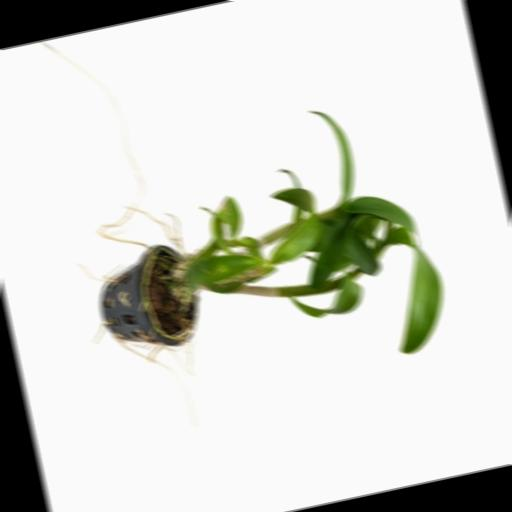
#> input picture IT22190598/YOLO26/train/images/1-2-_webp.rf.7a9c68d7498808fa646e7b4ba4b87c24.jpg, 512 x 512 px
$ python -i train_orchids_xGBoost.py   (imports and definitions only)
#> lines starting #> are read from the running program, lines starting #| are printed output that depends on the picture
import os
import cv2
import numpy as np
import xgboost as xgb
from sklearn.metrics import accuracy_score, classification_report
import joblib

# Configuration
DATASET_PATH = os.path.abspath('./dataset')
CLASSES = ['dendrobium', 'phalaenopsis', 'oncidium']

def extract_advanced_features(image_path):
    img = cv2.imread(image_path)
#> img is the input picture: shape (512, 512, 3); mean B, G, R 206.9, 213.5, 211.9
    if img is None: return None

    # 1. Shape Feature: Aspect Ratio
    # Orchid leaves have very different length-to-width ratios.
    h, w, _ = img.shape
#> h = 512; w = 512
    aspect_ratio = w / float(h)
#> aspect_ratio = 1

    img_resized = cv2.resize(img, (128, 128))
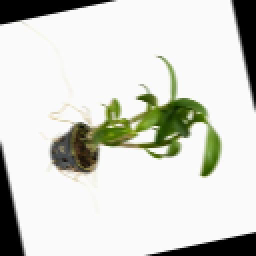
#> img_resized: shape (128, 128, 3) (shown 2 times larger); mean B, G, R 206.9, 213.5, 211.9

    # 2. Color Features: Detailed Histograms (Better than just Mean)
    # We take the mean of each 1/4th of the image to see color distribution
    h_r, w_r, _ = img_resized.shape
#> h_r = 128; w_r = 128
    sections = [
        img_resized[0:h_r//2, 0:w_r//2], # Top Left
        img_resized[h_r//2:h_r, w_r//2:w_r] # Bottom Right
    ]

    color_stats = []
    for sec in sections:
        for i in range(3): # B, G, R channels
            color_stats.append(np.mean(sec[:,:,i]))
            color_stats.append(np.std(sec[:,:,i]))
#> this loop made 2 passes
#> after the loop, color_stats = [219.9, 76.08, 223.2, 72.01, 222.7, 72.67, 208.3, 85.84, 216.4, 74.15, 213.7, 77.69]

    # 3. Texture: Canny Edge density
    gray = cv2.cvtColor(img_resized, cv2.COLOR_BGR2GRAY)
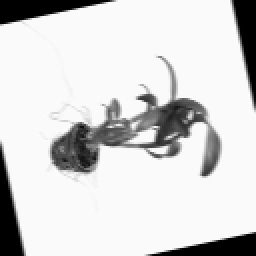
#> gray: shape (128, 128) (shown 2 times larger); min 0, max 253, mean 212.3
    edges = cv2.Canny(gray, 50, 150)
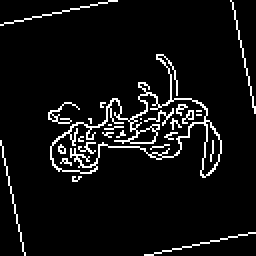
#> edges: shape (128, 128) (shown 2 times larger); 6.5% white in thin lines or dots
    edge_density = np.sum(edges > 0) / (128 * 128)
#> edge_density = 0.0649

    # Combine all features into one array
    return np.array([aspect_ratio, edge_density] + color_stats)

# [43 lines left out: functions load_data, train_improved_xgboost, not called in this run]

# [2 lines not run here, left out]

>>> result = extract_advanced_features('../IT22190598/YOLO26/train/images/1-2-_webp.rf.7a9c68d7498808fa646e7b4ba4b87c24.jpg')
#> result = [1, 0.0649, 219.9, 76.08, 223.2, 72.01, 222.7, 72.67, 208.3, 85.84, 216.4, 74.15, 213.7, 77.69]
